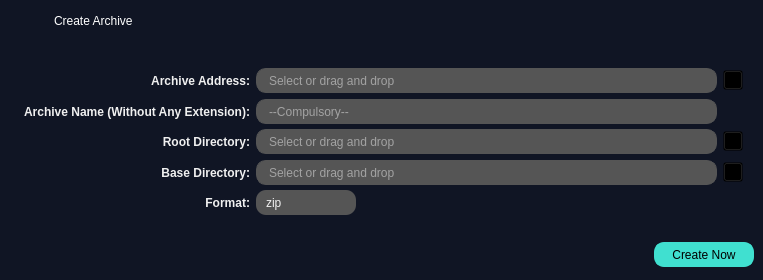
<?xml version="1.0" encoding="UTF-8"?>
<ui version="4.0">
 <class>MainWindow</class>
 <widget class="QMainWindow" name="MainWindow">
  <property name="geometry">
   <rect>
    <x>0</x>
    <y>0</y>
    <width>763</width>
    <height>280</height>
   </rect>
  </property>
  <property name="minimumSize">
   <size>
    <width>698</width>
    <height>280</height>
   </size>
  </property>
  <property name="maximumSize">
   <size>
    <width>16777215</width>
    <height>350</height>
   </size>
  </property>
  <property name="windowTitle">
   <string>ArchiveWindow</string>
  </property>
  <property name="styleSheet">
   <string notr="true">QPushButton{
	background-color:transparent;
}

QLabel{
	color:#F0F0F0;
	font:bold;
}

QLineEdit{
	background-color:#555555;
	border:1px solid #555555;
	border-radius:10px;
	padding-left:10px;
	color:#F0F0F0;
}

#rename_header{
	color:#40E0D0;
	font:24px;
	padding:0px;
}

#comboBox_format{
	background-color:#555555;
	color:#F0F0F0;
	border-radius:10px;
	padding-left:10px;
}

#comboBox_format QAbstractItemView::item{
	min-height:30px;
}

#comboBox_format::drop-down{
	border:none;
}

#comboBox_format::down-arrow{
	background-color:transparent;
	image:url(&quot;:/yeniÖnek/fifsot_icons/down_arrow_blue.png&quot;);
	width:12px;
	height:12px;
	padding-right:5px;
}

#comboBox_format::down-arrow:on{
	background-color:transparent;
	image:url(&quot;:/yeniÖnek/fifsot_icons/up_arrow_blue.png&quot;);
	width:12px;
	height:12px;
	padding-right:5px;
}

#comboBox_format QListView{
	background-color:#555555;
	selection-color:#000000;
	selection-background-color:#40E0D0;
	color:#F0F0F0;
	padding:5px;
}</string>
  </property>
  <widget class="QWidget" name="centralwidget">
   <property name="styleSheet">
    <string notr="true">#centralwidget{
	background-color:#101524;
}</string>
   </property>
   <layout class="QGridLayout" name="gridLayout">
    <property name="leftMargin">
     <number>0</number>
    </property>
    <property name="topMargin">
     <number>0</number>
    </property>
    <property name="rightMargin">
     <number>0</number>
    </property>
    <property name="bottomMargin">
     <number>0</number>
    </property>
    <item row="0" column="0">
     <widget class="QWidget" name="widget_frame" native="true">
      <property name="minimumSize">
       <size>
        <width>698</width>
        <height>42</height>
       </size>
      </property>
      <property name="maximumSize">
       <size>
        <width>16777215</width>
        <height>42</height>
       </size>
      </property>
      <property name="styleSheet">
       <string notr="true">QWidget[objectName=&quot;widget_frame&quot;]{
	background-color:#3B3B3B;
}

QPushButton{
	background-color:none;
	border-radius:0px;
}

QLabel{
	background-color:none;
	color:#FFFFFF;
}

#lbl_titlebar_text{
	font:12px;
}

#btn_close_window{
	icon:url(&quot;:/yeniÖnek/fifsot_icons/close_1_white.png&quot;);
}

#btn_close_window:hover{
	icon:url(&quot;:/yeniÖnek/fifsot_icons/close_1_red.png&quot;);
}

#btn_close_window:pressed{
	icon:url(&quot;:/yeniÖnek/fifsot_icons/close_1_white.png&quot;);
}</string>
      </property>
      <layout class="QHBoxLayout" name="horizontalLayout_7">
       <item>
        <widget class="QLabel" name="lbl_titlebar_icon">
         <property name="minimumSize">
          <size>
           <width>24</width>
           <height>24</height>
          </size>
         </property>
         <property name="maximumSize">
          <size>
           <width>24</width>
           <height>24</height>
          </size>
         </property>
         <property name="text">
          <string/>
         </property>
         <property name="pixmap">
          <pixmap resource="../deneme.qrc">:/yeniÖnek/fifsot_icons/F_Icon_1.png</pixmap>
         </property>
         <property name="scaledContents">
          <bool>true</bool>
         </property>
        </widget>
       </item>
       <item>
        <spacer name="horizontalSpacer_5">
         <property name="orientation">
          <enum>Qt::Horizontal</enum>
         </property>
         <property name="sizeType">
          <enum>QSizePolicy::Fixed</enum>
         </property>
         <property name="sizeHint" stdset="0">
          <size>
           <width>15</width>
           <height>20</height>
          </size>
         </property>
        </spacer>
       </item>
       <item>
        <widget class="QLabel" name="lbl_titlebar_text">
         <property name="minimumSize">
          <size>
           <width>0</width>
           <height>24</height>
          </size>
         </property>
         <property name="maximumSize">
          <size>
           <width>16777215</width>
           <height>24</height>
          </size>
         </property>
         <property name="text">
          <string>Create Archive</string>
         </property>
        </widget>
       </item>
       <item>
        <spacer name="horizontalSpacer_2">
         <property name="orientation">
          <enum>Qt::Horizontal</enum>
         </property>
         <property name="sizeHint" stdset="0">
          <size>
           <width>330</width>
           <height>20</height>
          </size>
         </property>
        </spacer>
       </item>
       <item>
        <widget class="QPushButton" name="btn_close_window">
         <property name="minimumSize">
          <size>
           <width>24</width>
           <height>24</height>
          </size>
         </property>
         <property name="maximumSize">
          <size>
           <width>24</width>
           <height>24</height>
          </size>
         </property>
         <property name="text">
          <string/>
         </property>
        </widget>
       </item>
      </layout>
     </widget>
    </item>
    <item row="1" column="0">
     <layout class="QVBoxLayout" name="verticalLayout">
      <property name="leftMargin">
       <number>20</number>
      </property>
      <property name="topMargin">
       <number>20</number>
      </property>
      <property name="rightMargin">
       <number>20</number>
      </property>
      <property name="bottomMargin">
       <number>10</number>
      </property>
      <item>
       <layout class="QHBoxLayout" name="horizontalLayout">
        <item>
         <widget class="QLabel" name="lbl_archiveAddress">
          <property name="minimumSize">
           <size>
            <width>230</width>
            <height>25</height>
           </size>
          </property>
          <property name="maximumSize">
           <size>
            <width>230</width>
            <height>25</height>
           </size>
          </property>
          <property name="text">
           <string>Archive Address:</string>
          </property>
          <property name="alignment">
           <set>Qt::AlignRight|Qt::AlignTrailing|Qt::AlignVCenter</set>
          </property>
         </widget>
        </item>
        <item>
         <widget class="QLineEdit" name="lineEdit_archiveAddress">
          <property name="minimumSize">
           <size>
            <width>280</width>
            <height>25</height>
           </size>
          </property>
          <property name="maximumSize">
           <size>
            <width>16777215</width>
            <height>25</height>
           </size>
          </property>
          <property name="text">
           <string/>
          </property>
          <property name="placeholderText">
           <string>Select or drag and drop</string>
          </property>
          <property name="clearButtonEnabled">
           <bool>true</bool>
          </property>
         </widget>
        </item>
        <item>
         <widget class="QPushButton" name="btn_openDialog_archiveAddress">
          <property name="minimumSize">
           <size>
            <width>20</width>
            <height>20</height>
           </size>
          </property>
          <property name="maximumSize">
           <size>
            <width>20</width>
            <height>20</height>
           </size>
          </property>
          <property name="text">
           <string/>
          </property>
          <property name="icon">
           <iconset resource="../deneme.qrc">
            <normaloff>:/yeniÖnek/fifsot_icons/open_file_dialog.png</normaloff>:/yeniÖnek/fifsot_icons/open_file_dialog.png</iconset>
          </property>
          <property name="iconSize">
           <size>
            <width>20</width>
            <height>20</height>
           </size>
          </property>
         </widget>
        </item>
       </layout>
      </item>
      <item>
       <layout class="QHBoxLayout" name="horizontalLayout_5">
        <item>
         <widget class="QLabel" name="lbl_archiveName">
          <property name="minimumSize">
           <size>
            <width>230</width>
            <height>25</height>
           </size>
          </property>
          <property name="maximumSize">
           <size>
            <width>230</width>
            <height>25</height>
           </size>
          </property>
          <property name="text">
           <string>Archive Name (Without Any Extension):</string>
          </property>
          <property name="alignment">
           <set>Qt::AlignRight|Qt::AlignTrailing|Qt::AlignVCenter</set>
          </property>
         </widget>
        </item>
        <item>
         <widget class="QLineEdit" name="lineEdit_archiveName">
          <property name="minimumSize">
           <size>
            <width>280</width>
            <height>25</height>
           </size>
          </property>
          <property name="maximumSize">
           <size>
            <width>16777215</width>
            <height>25</height>
           </size>
          </property>
          <property name="text">
           <string/>
          </property>
          <property name="placeholderText">
           <string>--Compulsory--</string>
          </property>
          <property name="clearButtonEnabled">
           <bool>true</bool>
          </property>
         </widget>
        </item>
        <item>
         <spacer name="horizontalSpacer_4">
          <property name="orientation">
           <enum>Qt::Horizontal</enum>
          </property>
          <property name="sizeType">
           <enum>QSizePolicy::Fixed</enum>
          </property>
          <property name="sizeHint" stdset="0">
           <size>
            <width>26</width>
            <height>20</height>
           </size>
          </property>
         </spacer>
        </item>
       </layout>
      </item>
      <item>
       <layout class="QHBoxLayout" name="horizontalLayout_2">
        <item>
         <widget class="QLabel" name="lbl_rootDirectory">
          <property name="minimumSize">
           <size>
            <width>230</width>
            <height>25</height>
           </size>
          </property>
          <property name="maximumSize">
           <size>
            <width>230</width>
            <height>25</height>
           </size>
          </property>
          <property name="text">
           <string>Root Directory:</string>
          </property>
          <property name="alignment">
           <set>Qt::AlignRight|Qt::AlignTrailing|Qt::AlignVCenter</set>
          </property>
         </widget>
        </item>
        <item>
         <widget class="QLineEdit" name="lineEdit_rootDirectory">
          <property name="minimumSize">
           <size>
            <width>394</width>
            <height>25</height>
           </size>
          </property>
          <property name="maximumSize">
           <size>
            <width>16777215</width>
            <height>25</height>
           </size>
          </property>
          <property name="placeholderText">
           <string>Select or drag and drop</string>
          </property>
          <property name="clearButtonEnabled">
           <bool>true</bool>
          </property>
         </widget>
        </item>
        <item>
         <widget class="QPushButton" name="btn_openDialog_rootDirectory">
          <property name="minimumSize">
           <size>
            <width>20</width>
            <height>20</height>
           </size>
          </property>
          <property name="maximumSize">
           <size>
            <width>20</width>
            <height>20</height>
           </size>
          </property>
          <property name="text">
           <string/>
          </property>
          <property name="icon">
           <iconset resource="../deneme.qrc">
            <normaloff>:/yeniÖnek/fifsot_icons/open_file_dialog.png</normaloff>:/yeniÖnek/fifsot_icons/open_file_dialog.png</iconset>
          </property>
          <property name="iconSize">
           <size>
            <width>20</width>
            <height>20</height>
           </size>
          </property>
         </widget>
        </item>
       </layout>
      </item>
      <item>
       <layout class="QHBoxLayout" name="horizontalLayout_3">
        <item>
         <widget class="QLabel" name="lbl_baseDirectory">
          <property name="minimumSize">
           <size>
            <width>230</width>
            <height>25</height>
           </size>
          </property>
          <property name="maximumSize">
           <size>
            <width>230</width>
            <height>25</height>
           </size>
          </property>
          <property name="text">
           <string>Base Directory:</string>
          </property>
          <property name="alignment">
           <set>Qt::AlignRight|Qt::AlignTrailing|Qt::AlignVCenter</set>
          </property>
         </widget>
        </item>
        <item>
         <widget class="QLineEdit" name="lineEdit_baseDirectory">
          <property name="minimumSize">
           <size>
            <width>394</width>
            <height>25</height>
           </size>
          </property>
          <property name="maximumSize">
           <size>
            <width>16777215</width>
            <height>25</height>
           </size>
          </property>
          <property name="placeholderText">
           <string>Select or drag and drop</string>
          </property>
          <property name="clearButtonEnabled">
           <bool>true</bool>
          </property>
         </widget>
        </item>
        <item>
         <widget class="QPushButton" name="btn_openDialog_baseDirectory">
          <property name="minimumSize">
           <size>
            <width>20</width>
            <height>20</height>
           </size>
          </property>
          <property name="maximumSize">
           <size>
            <width>20</width>
            <height>20</height>
           </size>
          </property>
          <property name="text">
           <string/>
          </property>
          <property name="icon">
           <iconset resource="../deneme.qrc">
            <normaloff>:/yeniÖnek/fifsot_icons/open_file_dialog.png</normaloff>:/yeniÖnek/fifsot_icons/open_file_dialog.png</iconset>
          </property>
          <property name="iconSize">
           <size>
            <width>20</width>
            <height>20</height>
           </size>
          </property>
         </widget>
        </item>
       </layout>
      </item>
      <item>
       <layout class="QHBoxLayout" name="horizontalLayout_4">
        <item>
         <widget class="QLabel" name="lbl_format">
          <property name="minimumSize">
           <size>
            <width>230</width>
            <height>25</height>
           </size>
          </property>
          <property name="maximumSize">
           <size>
            <width>230</width>
            <height>25</height>
           </size>
          </property>
          <property name="text">
           <string>Format:</string>
          </property>
          <property name="alignment">
           <set>Qt::AlignRight|Qt::AlignTrailing|Qt::AlignVCenter</set>
          </property>
         </widget>
        </item>
        <item>
         <widget class="QComboBox" name="comboBox_format">
          <property name="minimumSize">
           <size>
            <width>100</width>
            <height>25</height>
           </size>
          </property>
          <property name="maximumSize">
           <size>
            <width>100</width>
            <height>25</height>
           </size>
          </property>
          <item>
           <property name="text">
            <string>zip</string>
           </property>
          </item>
          <item>
           <property name="text">
            <string>tar</string>
           </property>
          </item>
          <item>
           <property name="text">
            <string>gztar</string>
           </property>
          </item>
          <item>
           <property name="text">
            <string>bztar</string>
           </property>
          </item>
          <item>
           <property name="text">
            <string>xztar</string>
           </property>
          </item>
         </widget>
        </item>
        <item>
         <spacer name="horizontalSpacer">
          <property name="orientation">
           <enum>Qt::Horizontal</enum>
          </property>
          <property name="sizeHint" stdset="0">
           <size>
            <width>40</width>
            <height>20</height>
           </size>
          </property>
         </spacer>
        </item>
       </layout>
      </item>
     </layout>
    </item>
    <item row="2" column="0">
     <widget class="QWidget" name="widget_btn_container" native="true">
      <property name="minimumSize">
       <size>
        <width>698</width>
        <height>50</height>
       </size>
      </property>
      <property name="maximumSize">
       <size>
        <width>16777215</width>
        <height>50</height>
       </size>
      </property>
      <property name="styleSheet">
       <string notr="true">QWidget[objectName=&quot;widget_btn_container&quot;]{
	background-color:#3B3B3B;
}

QPushButton{
	background-color:#40E0D0;
	border:2px solid #40E0D0;
	border-radius:10px;
}

QPushButton:hover{
	border:2px solid #2BA699;
}

QPushButton:pressed{
	color:#555555;
}</string>
      </property>
      <layout class="QHBoxLayout" name="horizontalLayout_11">
       <item>
        <spacer name="horizontalSpacer_3">
         <property name="orientation">
          <enum>Qt::Horizontal</enum>
         </property>
         <property name="sizeHint" stdset="0">
          <size>
           <width>303</width>
           <height>20</height>
          </size>
         </property>
        </spacer>
       </item>
       <item>
        <widget class="QPushButton" name="btn_create">
         <property name="minimumSize">
          <size>
           <width>100</width>
           <height>25</height>
          </size>
         </property>
         <property name="maximumSize">
          <size>
           <width>100</width>
           <height>25</height>
          </size>
         </property>
         <property name="text">
          <string>Create Now</string>
         </property>
        </widget>
       </item>
      </layout>
     </widget>
    </item>
   </layout>
  </widget>
 </widget>
 <resources>
  <include location="../deneme.qrc"/>
 </resources>
 <connections/>
</ui>
